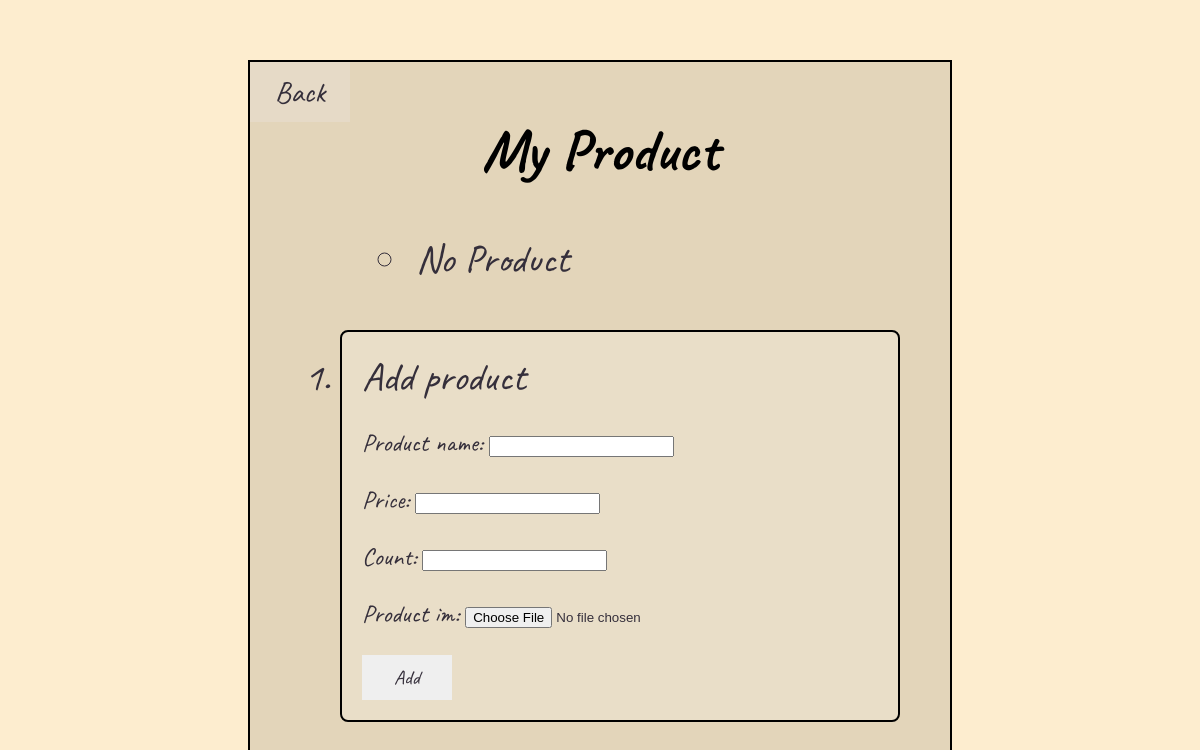
Before: /myshop/shop/1/product/ with the older database file.
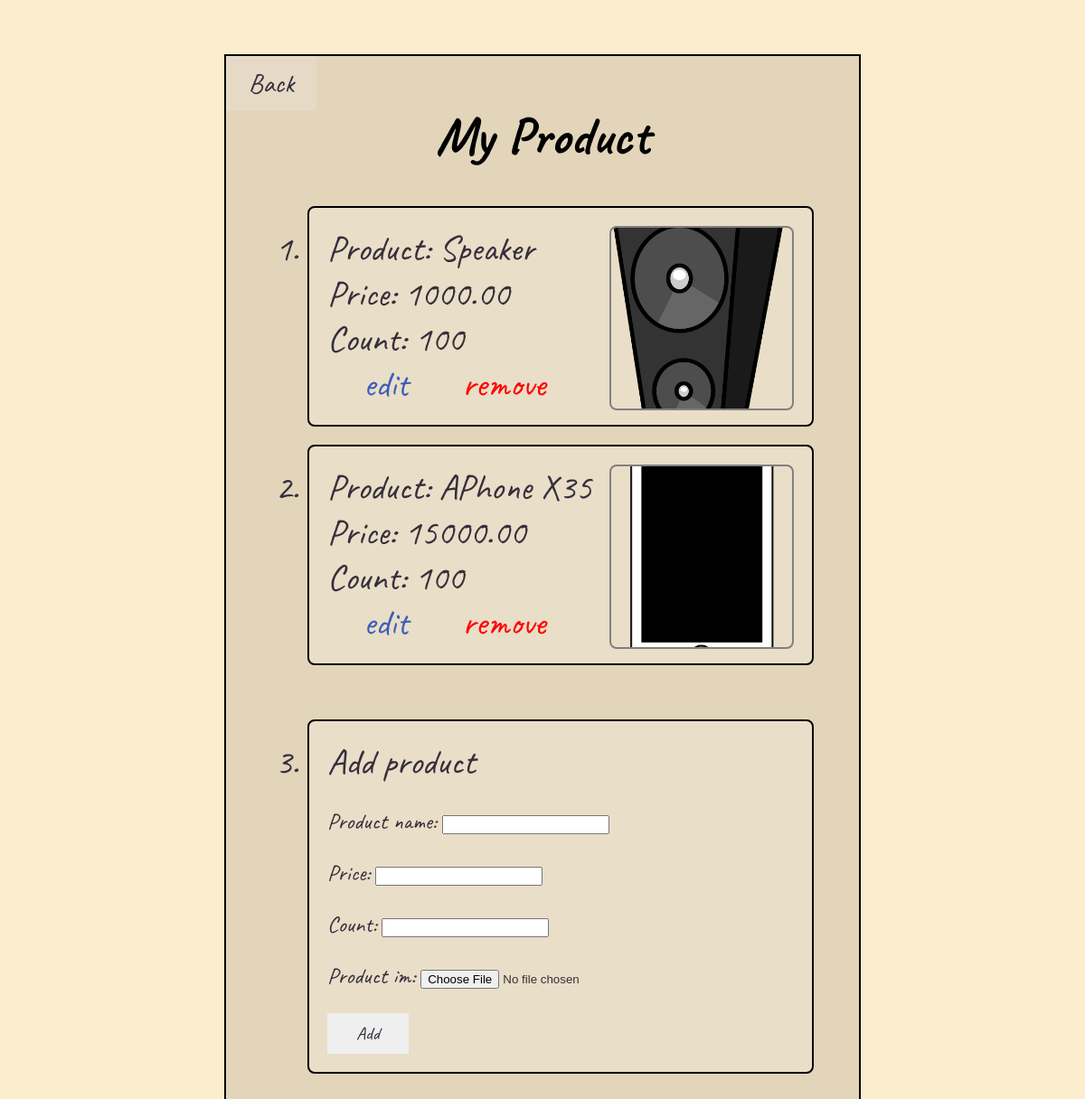
After: the same page with the newer database file.
### myshop/models.py (models this page shows, shortened)
class product(models.Model):
    shop = models.ForeignKey(shop_detail, on_delete=models.CASCADE, related_name = "prod", null=True)
    product_name = models.CharField(max_length=64)
    price = models.DecimalField(null=True, decimal_places=2, max_digits=8)
    product_im = models.ImageField(upload_to='images/')
    count = models.IntegerField(null=True)

### myshop/views.py (the view)
# urls.py: path('shop/<int:shop_id>/product/', views.product, name='product'),
def product(request,shop_id):
    s = shop_detail.objects.get(pk=shop_id)
    if request.method == 'POST':
        form = ProductForm(request.POST, request.FILES)
        if form.is_valid():
            newprod = form.save(commit=False)
            newprod.shop = s
            newprod.save()
    else:
        form = ProductForm()
    prod = pd.objects.filter(shop=s)
    return render(request, 'myshop/product.html', {'form' : form, 'product':prod, 'shop_id':shop_id})

### myshop/forms.py
class ProductForm(forms.ModelForm):
    class Meta:
        model = product
        fields = ['product_name', 'price', 'count', 'product_im']

### myshop/templates/myshop/product.html (shortened to what this page needs)
{% extends 'myshop/layout.html' %}
{% block body %}
<div class="conbox">
    <div class="back">
        <a href= "{% url 'myshop' shop_id %}"><p>Back</p></a>
    </div>
<div class="divproduct">
<h1>My Product</h1>
<ol>
    {% for p in product %}
    <li class="listpro">
        <img src="{{ p.product_im.url }}" style="width: 200px; height:200px;">
        Product: {{ p.product_name }}<br>
        Price: {{ p.price }}<br>
        Count: {{ p.count }}<br>
        <a href="{% url 'editprod' shop_id p.id %}" class="editpro">edit</a>
        <a href="{% url 'delprod' shop_id p.id %}" onclick="
        if (confirm('Are you sure to remove your product?')){
            return true;
        }
        else{
            event.stopPropagation();
            event.preventDefault();
        };" class="removepro">remove</a>
    </li>
    {% empty %}
    <ul><li>No Product</li></ul>
    {% endfor %}<br><br>
    <li class="listpro">Add product
        <form method = "post" enctype="multipart/form-data" class="addpro">
            {{ form.as_p }}
            <button type="submit">Add</button>
        </form>
    </li>
</ol>
</div>
</div>
{% endblock body %}

### myshop/templates/myshop/layout.html (shortened to what this page needs)
<!DOCTYPE html>
<html lang="en">
<head>
</head>
<body>
    {% block body %}
    {% endblock %}
</body>

Changed rows visible on the page:
added product: product_im (picture), product_name "Speaker", price "1000.00", count "100"
added product: product_im (picture), product_name "APhone X35", price "15000.00", count "100"
Other visible differences:
text no longer shown: "No Product"
